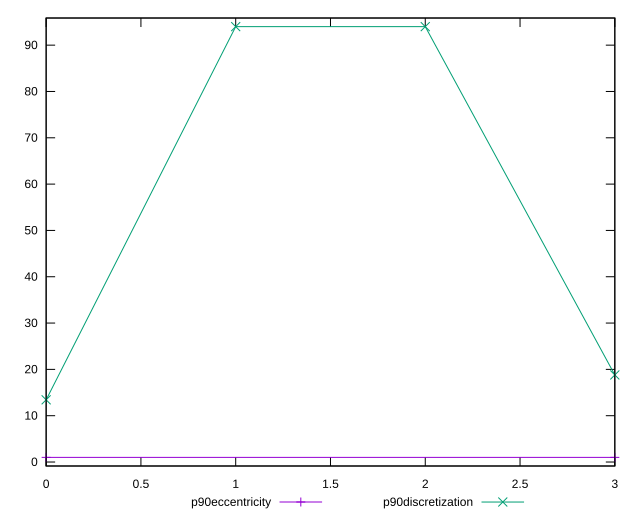

This chart was generated by the following gnuplot code:
reset

$p90Eccentricity <<EOF
0 1
3 1.0000000000000002
EOF

$p90Discretization <<EOF
0 13.428571428571429
1 94
2 94
3 18.8
EOF

set key outside below
set xrange [0:3]
set yrange [-0.8600000000000001:95.86]
set trange [-0.8600000000000001:95.86]
set terminal svg size 640, 520 enhanced background rgb 'white'
set output "reports/report_00032_2021-02-25T10-28-15.087Z/total-byte-weight/progression/eccentricity.svg"

plot $p90Eccentricity title "p90eccentricity" with linespoints, \
     $p90Discretization title "p90discretization" with linespoints

reset
